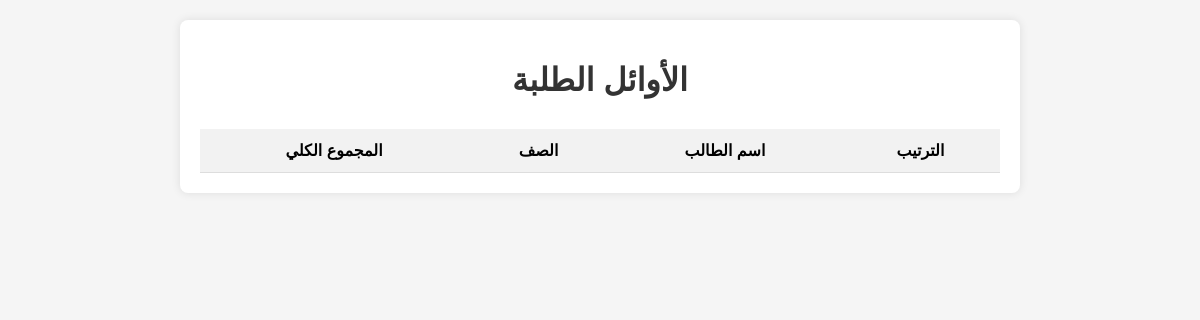
The page /exam/top_students.php on the database as committed earlier.
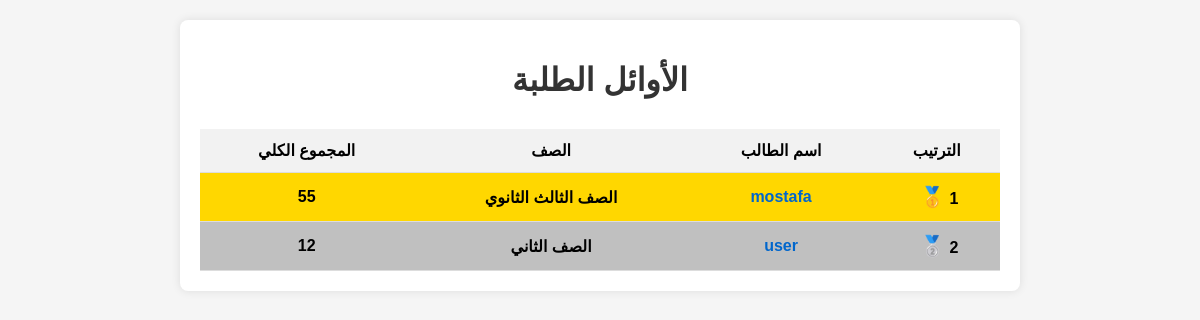
The same page on the database as committed later.
### tables this page shows
CREATE TABLE `users` (
  `id` int(11) NOT NULL,
  `username` varchar(50) DEFAULT NULL,
  `email` varchar(100) NOT NULL,
  `phone` varchar(20) NOT NULL,
  `password` varchar(255) DEFAULT NULL,
  `registration_date` datetime NOT NULL DEFAULT current_timestamp(),
  `last_login` datetime NOT NULL,
  `student_class` varchar(50) NOT NULL
);

### php/config.php (called while the page is built, shortened)
<?php
function sanitizeInput($data) {
    return htmlspecialchars(strip_tags(trim($data)));
}
?>

### exam/top_students.php (the view, shortened to what this page needs)
<?php
require_once '../php/config.php';
function getTopStudents($pdo) {
    $query = "SELECT
                u.id as user_id,
                u.username as student_name,
                SUM(er.score) as total_score,
                u.student_class
              FROM
                users u
              JOIN
                exam_results er ON u.id = er.user_id
              GROUP BY
                u.id, u.username, u.student_class
              ORDER BY
                total_score DESC
              LIMIT 10";
    $stmt = $pdo->prepare($query);
    $stmt->execute();
    return $stmt->fetchAll(PDO::FETCH_ASSOC);
}
$current_user_id = $_SESSION['user_id'] ?? 0;
$topStudents = getTopStudents($pdo);
?>
<!DOCTYPE html>
<html lang="ar" dir="rtl">
<head>
</head>
<body>
    <div class="container">
        <h1>الأوائل الطلبة</h1>
        <div class="top-students">
            <table>
                <thead>
                    <tr>
                        <th>الترتيب</th>
                        <th>اسم الطالب</th>
                        <th>الصف</th>
                        <th>المجموع الكلي</th>
                    </tr>
                </thead>
                <tbody>
                    <?php foreach ($topStudents as $index => $student):
                        $rowClass = '';
                        $medal = '';
                        if ($index == 0) {
                            $rowClass = 'first-place';
                            $medal = '🥇';
                        } elseif ($index == 1) {
                            $rowClass = 'second-place';
                            $medal = '🥈';
                        } elseif ($index == 2) {
                            $rowClass = 'third-place';
                            $medal = '🥉';
                        } elseif ($student['user_id'] == $current_user_id) {
                            $rowClass = 'current-user';
                        }
                    ?>
                        <tr class="<?php echo $rowClass; ?>">
                            <td>
                                <span class="medal"><?php echo $medal; ?></span>
                            </td>
                            <td>
                                <a href="student_profile.php?id=<?php echo $student['user_id']; ?>" class="student-link">
                                    <?php echo sanitizeInput($student['student_name']); ?>
                                </a>
                            </td>
                            <td><?php echo sanitizeInput($student['student_class']); ?></td>
                            <td><?php echo sanitizeInput($student['total_score']); ?></td>
                        </tr>
                    <?php endforeach; ?>
                </tbody>
            </table>
        </div>
    </div>
</body>
</html>

Rows that differ between the two databases and show on the page:
now on this page (row edited): users: medal "🥇", username "mostafa", student_class "الصف الثالث الثانوي", total_score "55"
now on this page (row edited): users: medal "🥈", username "user", student_class "الصف الثاني", total_score "12"
